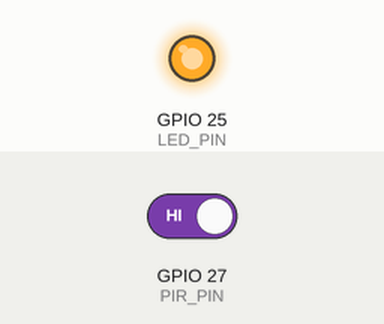
This sketch was run on a simulated ESP32. On the bench: output pins drawn as LEDs (lit = HIGH). The inputs (shaded band) are chosen by the test bench; at power-on: GPIO 27 (PIR_PIN) HIGH.

Above: at 1.2 s.
1.3 s: GPIO 27 (PIR_PIN) driven LOW
At 2.2 s:
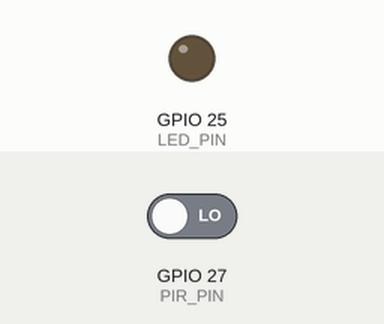
2.8 s: GPIO 27 (PIR_PIN) driven HIGH
At 3.5 s:
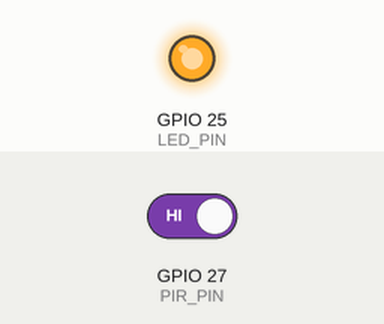
Timing chart, 0 to 5.8 s (numbered marks = the images above; inputs shaded):
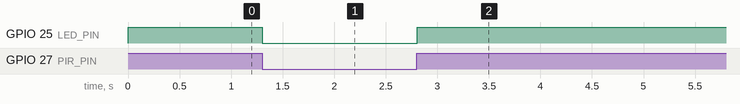

The sketch:

original_local.ino
```cpp
// User-supplied diagnostic reference. Preserved unchanged below.
// This copies the electrical level; it is not the final global-state LED rule.
const int PIR_PIN = 27;
const int LED_PIN = 25;

void setup() {
  pinMode(PIR_PIN, INPUT);
  pinMode(LED_PIN, OUTPUT);
  digitalWrite(LED_PIN, LOW);
}

void loop() {
  digitalWrite(LED_PIN, digitalRead(PIR_PIN));
  delay(20);
}
```

Measured:
- after the input at 1.3 s, GPIO 25 (LED_PIN): HIGH → LOW at once
- after the input at 2.8 s, GPIO 25 (LED_PIN): LOW → HIGH at once
